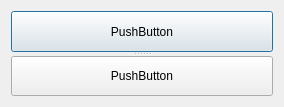
<?xml version="1.0" encoding="UTF-8"?>
<ui version="4.0">
 <class>Dialog</class>
 <widget class="QDialog" name="Dialog">
  <property name="geometry">
   <rect>
    <x>0</x>
    <y>0</y>
    <width>284</width>
    <height>107</height>
   </rect>
  </property>
  <property name="windowTitle">
   <string>Dialog</string>
  </property>
  <layout class="QVBoxLayout" name="verticalLayout">
   <item>
    <widget class="QSplitter" name="splitter">
     <property name="orientation">
      <enum>Qt::Vertical</enum>
     </property>
     <widget class="QPushButton" name="pushButton">
      <property name="text">
       <string>PushButton</string>
      </property>
     </widget>
     <widget class="QPushButton" name="pushButton_2">
      <property name="text">
       <string>PushButton</string>
      </property>
     </widget>
    </widget>
   </item>
  </layout>
 </widget>
 <layoutdefault spacing="6" margin="11"/>
 <resources/>
 <connections/>
</ui>
